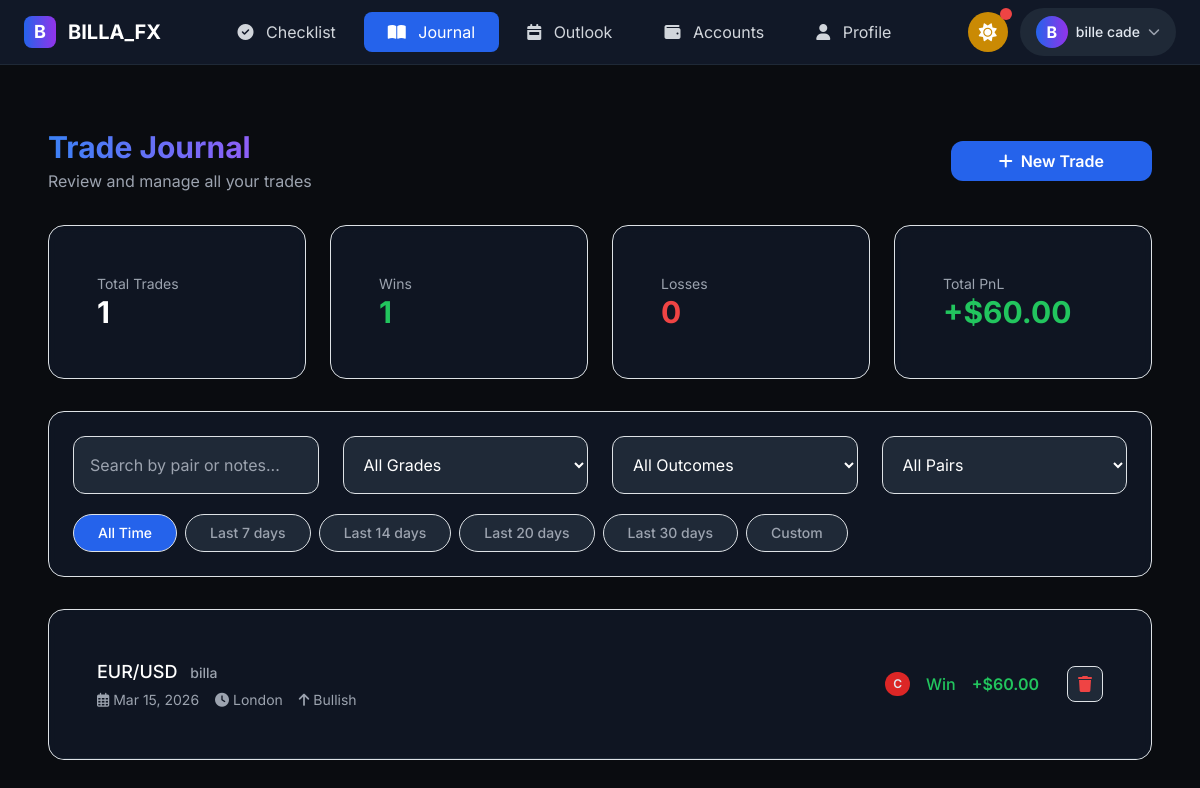
/trade_journal.php (signed in), run on the app's committed database.
### tables this page shows
CREATE TABLE `trades` (
  `id` int(11) NOT NULL,
  `user_id` int(11) NOT NULL,
  `template_id` int(11) DEFAULT NULL,
  `trade_date` date NOT NULL,
  `pair` varchar(20) NOT NULL,
  `direction` enum('Bullish','Bearish') NOT NULL,
  `session` enum('London','New York','Asian') NOT NULL,
  `entry_price` decimal(10,5) DEFAULT NULL,
  `exit_price` decimal(10,5) DEFAULT NULL,
  `stop_loss` decimal(10,5) DEFAULT NULL,
  `take_profit` decimal(10,5) DEFAULT NULL,
  `position_size` decimal(10,2) DEFAULT NULL,
  `profit_loss` decimal(15,2) DEFAULT 0.00,
  `outcome` enum('Win','Loss','Breakeven','Pending','Skipped') DEFAULT 'Pending',
  `trade_grade` varchar(5) DEFAULT 'C',
  `htf_rules_met` int(11) DEFAULT 0,
  `ltf_rules_met` int(11) DEFAULT 0,
  `compliance_percentage` decimal(5,2) DEFAULT 0.00,
  `skip_reason` varchar(255) DEFAULT NULL,
  `skip_notes` text DEFAULT NULL,
  `notes` text DEFAULT NULL,
  `pnl_mode` enum('$','%') DEFAULT '$',
  `pnl_value` decimal(10,2) DEFAULT 0.00,
  `created_at` timestamp NOT NULL DEFAULT current_timestamp(),
  `updated_at` timestamp NOT NULL DEFAULT current_timestamp() ON UPDATE current_timestamp()
);

### trade_journal.php (the view, shortened to what this page needs)
<?php
require_once 'auth.php';
$user_id = $_SESSION['user_id'];
$filter_date_range = $_GET['date_range'] ?? 'All Time';
$search = $_GET['search'] ?? '';
$query = "SELECT t.*,
                 GROUP_CONCAT(DISTINCT a.account_name SEPARATOR ', ') as account_names,
                 (SELECT COUNT(*) FROM trade_checklists WHERE trade_id = t.id) as rules_count,
                 (SELECT GROUP_CONCAT(emotion) FROM trade_psychology WHERE trade_id = t.id) as emotions
          FROM trades t
          LEFT JOIN trade_accounts ta ON t.id = ta.trade_id
          LEFT JOIN trading_accounts a ON ta.account_id = a.id
          WHERE t.user_id = ?";
$params = [$user_id];
$types = "i";
$query .= " GROUP BY t.id ORDER BY t.created_at DESC";
$stmt = $conn->prepare($query);
$stmt->bind_param($types, ...$params);
$stmt->execute();
$trades = $stmt->get_result();
$stats_query = "SELECT
                COUNT(DISTINCT t.id) as total,
                SUM(CASE WHEN t.outcome = 'Win' THEN 1 ELSE 0 END) as wins,
                SUM(CASE WHEN t.outcome = 'Loss' THEN 1 ELSE 0 END) as losses,
                SUM(CASE WHEN t.outcome = 'Skipped' THEN 1 ELSE 0 END) as skipped,
                AVG(ta.allocated_r) as avg_r,
                SUM(ta.allocated_pnl) as total_pnl
                FROM trades t
                LEFT JOIN trade_accounts ta ON t.id = ta.trade_id
                WHERE t.user_id = ?";
$stmt = $conn->prepare($stats_query);
$stmt->bind_param("i", $user_id);
$stmt->execute();
$stats = $stmt->get_result()->fetch_assoc();
require_once 'header.php';
?>
<div class="max-w-7xl mx-auto px-4 sm:px-6 lg:px-8 py-8 space-y-8">
    <div class="flex flex-wrap justify-between items-center gap-4">
        <div>
            <h1 class="text-3xl font-bold bg-gradient-to-r from-blue-500 to-purple-500 bg-clip-text text-transparent">Trade Journal</h1>
            <p class="text-gray-400 mt-1">Review and manage all your trades</p>
        </div>
        <a href="dashboard.php" class="bg-blue-600 hover:bg-blue-700 text-white font-semibold py-2 px-5 rounded-xl transition transform hover:scale-105 inline-flex items-center gap-2">
            <i class="fas fa-plus"></i> New Trade
        </a>
    </div>
    <div class="grid grid-cols-1 sm:grid-cols-2 lg:grid-cols-4 gap-6">
        <div class="bg-gray-900/80 backdrop-blur-sm border border-gray-800 rounded-2xl p-5">
            <div class="text-gray-400 text-sm">Total Trades</div>
            <div class="text-white text-3xl font-bold"><?php echo $stats['total'] ?? 0; ?></div>
        </div>
        <div class="bg-gray-900/80 backdrop-blur-sm border border-gray-800 rounded-2xl p-5">
            <div class="text-gray-400 text-sm">Wins</div>
            <div class="text-green-500 text-3xl font-bold"><?php echo $stats['wins'] ?? 0; ?></div>
        </div>
        <div class="bg-gray-900/80 backdrop-blur-sm border border-gray-800 rounded-2xl p-5">
            <div class="text-gray-400 text-sm">Losses</div>
            <div class="text-red-500 text-3xl font-bold"><?php echo $stats['losses'] ?? 0; ?></div>
        </div>
        <div class="bg-gray-900/80 backdrop-blur-sm border border-gray-800 rounded-2xl p-5">
            <div class="text-gray-400 text-sm">Total PnL</div>
            <div class="<?php echo ($stats['total_pnl'] ?? 0) >= 0 ? 'text-green-500' : 'text-red-500'; ?> text-3xl font-bold">
                <?php echo ($stats['total_pnl'] ?? 0) >= 0 ? '+' : ''; ?>$<?php echo number_format($stats['total_pnl'] ?? 0, 2); ?>
            </div>
        </div>
    </div>
    <div class="bg-gray-900/80 backdrop-blur-sm border border-gray-800 rounded-2xl p-6">
        <form method="GET" id="filterForm" class="space-y-5">
            <div class="grid grid-cols-1 sm:grid-cols-2 lg:grid-cols-4 gap-4">
                <input type="text" name="search" class="bg-gray-800 border border-gray-700 rounded-xl p-3 text-white focus:outline-none focus:border-blue-500" placeholder="Search by pair or notes..." value="<?php echo htmlspecialchars($search); ?>">
                <select name="grade" class="bg-gray-800 border border-gray-700 rounded-xl p-3 text-white focus:outline-none focus:border-blue-500" onchange="this.form.submit()">
                    <option value="">All Grades</option>
                </select>
                <select name="outcome" class="bg-gray-800 border border-gray-700 rounded-xl p-3 text-white focus:outline-none focus:border-blue-500" onchange="this.form.submit()">
                    <option value="">All Outcomes</option>
                </select>
                <select name="pair" class="bg-gray-800 border border-gray-700 rounded-xl p-3 text-white focus:outline-none focus:border-blue-500" onchange="this.form.submit()">
                    <option value="">All Pairs</option>
                </select>
            </div>
            <div>
                <div class="flex flex-wrap gap-2">
                    <a href="?<?php
                        $params = $_GET;
                        $params['date_range'] = 'All Time';
                        unset($params['date_from'], $params['date_to']);
                        echo http_build_query($params);
                    ?>" class="px-4 py-2 rounded-full border border-gray-700 text-sm font-medium <?php echo $filter_date_range == 'All Time' ? 'bg-blue-600 text-white border-blue-600' : 'bg-gray-800 text-gray-400 hover:bg-gray-700'; ?>">All Time</a>
                    <a href="?<?php
                        $params = $_GET;
                        $params['date_range'] = 'Last 7 days';
                        unset($params['date_from'], $params['date_to']);
                        echo http_build_query($params);
                    ?>" class="px-4 py-2 rounded-full border border-gray-700 text-sm font-medium <?php echo $filter_date_range == 'Last 7 days' ? 'bg-blue-600 text-white border-blue-600' : 'bg-gray-800 text-gray-400 hover:bg-gray-700'; ?>">Last 7 days</a>
                    <a href="?<?php
                        $params = $_GET;
                        $params['date_range'] = 'Last 14 days';
                        unset($params['date_from'], $params['date_to']);
                        echo http_build_query($params);
                    ?>" class="px-4 py-2 rounded-full border border-gray-700 text-sm font-medium <?php echo $filter_date_range == 'Last 14 days' ? 'bg-blue-600 text-white border-blue-600' : 'bg-gray-800 text-gray-400 hover:bg-gray-700'; ?>">Last 14 days</a>
                    <a href="?<?php
                        $params = $_GET;
                        $params['date_range'] = 'Last 20 days';
                        unset($params['date_from'], $params['date_to']);
                        echo http_build_query($params);
                    ?>" class="px-4 py-2 rounded-full border border-gray-700 text-sm font-medium <?php echo $filter_date_range == 'Last 20 days' ? 'bg-blue-600 text-white border-blue-600' : 'bg-gray-800 text-gray-400 hover:bg-gray-700'; ?>">Last 20 days</a>
                    <a href="?<?php
                        $params = $_GET;
                        $params['date_range'] = 'Last 30 days';
                        unset($params['date_from'], $params['date_to']);
                        echo http_build_query($params);
                    ?>" class="px-4 py-2 rounded-full border border-gray-700 text-sm font-medium <?php echo $filter_date_range == 'Last 30 days' ? 'bg-blue-600 text-white border-blue-600' : 'bg-gray-800 text-gray-400 hover:bg-gray-700'; ?>">Last 30 days</a>
                    <span class="px-4 py-2 rounded-full border border-gray-700 text-sm font-medium cursor-pointer <?php echo $filter_date_range == 'Custom' ? 'bg-blue-600 text-white border-blue-600' : 'bg-gray-800 text-gray-400 hover:bg-gray-700'; ?>" onclick="showCustomDateModal()">Custom</span>
                </div>
            </div>
        </form>
    </div>
    <div class="bg-gray-900/80 backdrop-blur-sm border border-gray-800 rounded-2xl overflow-hidden">
        <?php if ($trades->num_rows > 0): ?>
            <?php while($trade = $trades->fetch_assoc()):
                $grade_class = '';
                $grade = $trade['trade_grade'] ?? 'C';
                switch($grade) {
                    default: $grade_class = 'bg-red-600';
                }
                $outcome_class = $trade['outcome'] == 'Win' ? 'text-green-500' : ($trade['outcome'] == 'Loss' ? 'text-red-500' : 'text-gray-400');
            ?>
            <div class="flex justify-between items-center p-5 border-b border-gray-800 hover:bg-gray-800/50 transition">
                <div class="flex-1 cursor-pointer" onclick="window.location.href='trade_details.php?id=<?php echo $trade['id']; ?>'">
                    <h3 class="text-white font-medium text-lg"><?php echo $trade['pair']; ?>
                        <span class="text-gray-400 text-sm ml-2"><?php echo !empty($trade['account_names']) ? $trade['account_names'] : 'No account'; ?></span>
                    </h3>
                    <div class="flex flex-wrap gap-3 text-gray-400 text-sm mt-1">
                        <span><i class="far fa-calendar-alt"></i> <?php echo date('M j, Y', strtotime($trade['trade_date'])); ?></span>
                        <span><i class="fas fa-clock"></i> <?php echo $trade['session']; ?></span>
                        <span><i class="fas fa-arrow-<?php echo strtolower($trade['direction']) == 'bullish' ? 'up' : 'down'; ?>"></i> <?php echo $trade['direction']; ?></span>
                    </div>
                </div>
                <div class="flex items-center gap-3">
                    <span class="px-2 py-1 rounded-full text-xs font-semibold <?php echo $grade_class; ?>"><?php echo $grade; ?></span>
                    <span class="<?php echo $outcome_class; ?> font-medium"><?php echo $trade['outcome']; ?></span>
                    <?php if ($trade['profit_loss']): ?>
                    <span class="<?php echo $trade['profit_loss'] >= 0 ? 'text-green-500' : 'text-red-500'; ?> font-semibold">
                        <?php echo $trade['profit_loss'] >= 0 ? '+' : ''; ?>$<?php echo number_format($trade['profit_loss'], 2); ?>
                    </span>
                    <?php endif; ?>
                    <button class="ml-3 w-9 h-9 rounded-lg bg-gray-800 hover:bg-red-600 border border-red-500 text-red-500 hover:text-white transition" onclick="deleteTrade(<?php echo $trade['id']; ?>, '<?php echo $trade['pair']; ?>')">
                        <i class="fas fa-trash"></i>
                    </button>
                </div>
            </div>
            <?php endwhile; ?>
        <?php endif; ?>
    </div>
</div>

### header.php (style rules this page uses)
body { font-family: 'Inter', sans-serif; background: #0a0c10; color: #e2e8f0; padding-bottom: 70px; }

### data on the page
trades: pair "EUR/USD", account_names "billa", trade_date "Mar 15, 2026", session "London", direction "Bullish", trade_grade "C", outcome "Win", profit_loss "60.00"

### other printed values
substr($_SESSION['username'] ?? 'U', 0, 1) "B"
$_SESSION['full_name'] "bille cade"
$stats['total'] "1"
$stats['wins'] "1"
$stats['losses'] "0"
$stats['total_pnl'] "60.00"
